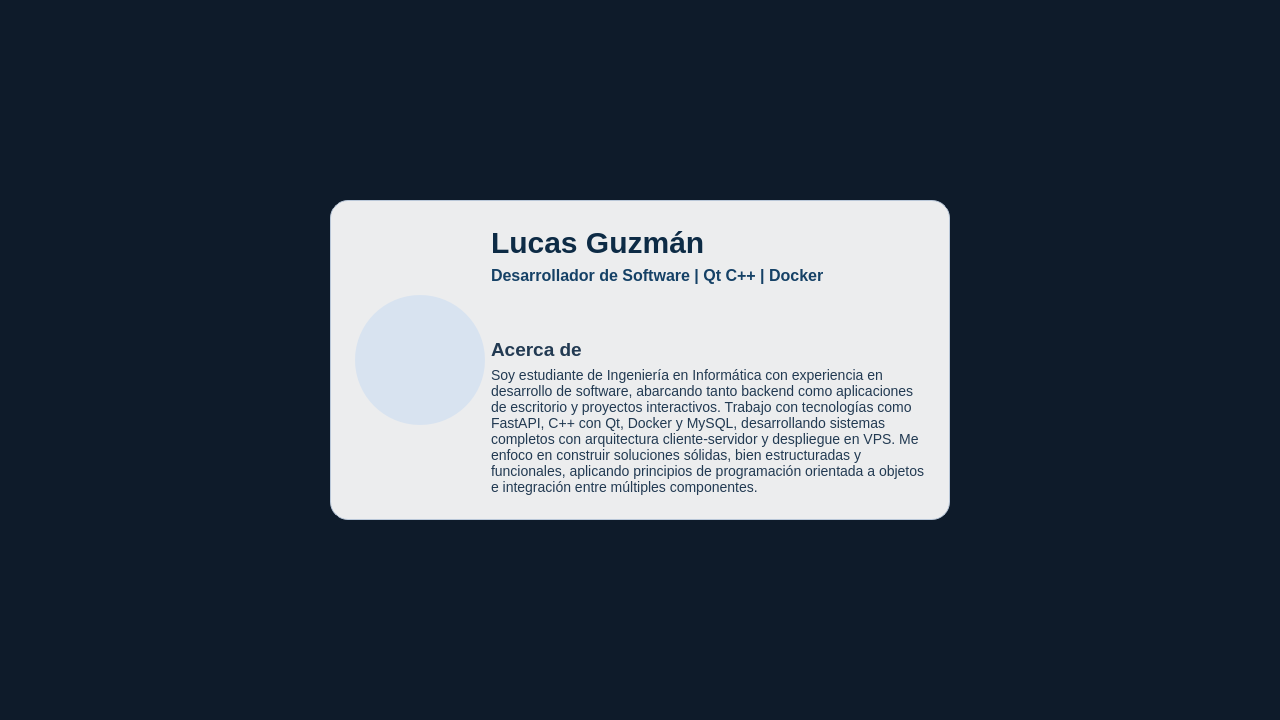
<?xml version="1.0" encoding="UTF-8"?>
<ui version="4.0">
 <class>Ventana</class>
 <widget class="QWidget" name="Ventana">
  <property name="geometry">
   <rect>
    <x>0</x>
    <y>0</y>
    <width>1280</width>
    <height>720</height>
   </rect>
  </property>
  <property name="windowTitle">
   <string>Ventana Principal</string>
  </property>
  <property name="styleSheet">
   <string notr="true">QWidget#Ventana {
    background: #0e1b2a;
}
QLabel#lblBackground {
    background: #0e1b2a;
}
QFrame#cardCV {
    background: rgba(255, 255, 255, 235);
    border-radius: 18px;
    border: 1px solid #b9c7d8;
}
QLabel#lblNombre {
    font-size: 30px;
    font-weight: 700;
    color: #0d2b45;
}
QLabel#lblCargo {
    font-size: 16px;
    color: #154166;
    font-weight: 600;
}
QLabel#lblResumen {
    font-size: 14px;
    color: #223a52;
}</string>
  </property>
  <layout class="QVBoxLayout" name="verticalLayout">
   <property name="leftMargin">
    <number>0</number>
   </property>
   <property name="topMargin">
    <number>0</number>
   </property>
   <property name="rightMargin">
    <number>0</number>
   </property>
   <property name="bottomMargin">
    <number>0</number>
   </property>
   <item>
    <widget class="QLabel" name="lblBackground">
     <property name="text">
      <string/>
     </property>
     <property name="scaledContents">
      <bool>false</bool>
     </property>
     <layout class="QVBoxLayout" name="overlayLayout">
      <property name="leftMargin">
       <number>40</number>
      </property>
      <property name="topMargin">
       <number>40</number>
      </property>
      <property name="rightMargin">
       <number>40</number>
      </property>
      <property name="bottomMargin">
       <number>40</number>
      </property>
      <item>
       <spacer name="verticalSpacerTop">
        <property name="orientation">
         <enum>Qt::Orientation::Vertical</enum>
        </property>
        <property name="sizeHint" stdset="0">
         <size>
          <width>20</width>
          <height>40</height>
         </size>
        </property>
       </spacer>
      </item>
      <item alignment="Qt::AlignmentFlag::AlignHCenter">
       <widget class="QFrame" name="cardCV">
        <property name="sizePolicy">
         <sizepolicy hsizetype="Preferred" vsizetype="MinimumExpanding">
          <horstretch>0</horstretch>
          <verstretch>0</verstretch>
         </sizepolicy>
        </property>
        <property name="minimumSize">
         <size>
          <width>620</width>
          <height>320</height>
         </size>
        </property>
        <property name="maximumSize">
         <size>
          <width>620</width>
          <height>2000</height>
         </size>
        </property>
        <layout class="QHBoxLayout" name="horizontalLayout">
         <property name="leftMargin">
          <number>24</number>
         </property>
         <property name="topMargin">
          <number>24</number>
         </property>
         <property name="rightMargin">
          <number>24</number>
         </property>
         <property name="bottomMargin">
          <number>24</number>
         </property>
         <item>
          <widget class="QLabel" name="lblFoto">
           <property name="minimumSize">
            <size>
             <width>130</width>
             <height>130</height>
            </size>
           </property>
           <property name="maximumSize">
            <size>
             <width>130</width>
             <height>130</height>
            </size>
           </property>
           <property name="styleSheet">
            <string notr="true">background: #d8e3f0; border-radius: 65px;</string>
           </property>
           <property name="text">
            <string/>
           </property>
           <property name="pixmap">
            <pixmap resource="resources.qrc">:/img/EGRESADOSICO2023(152).jpg</pixmap>
           </property>
           <property name="scaledContents">
            <bool>true</bool>
           </property>
           <property name="alignment">
            <set>Qt::AlignmentFlag::AlignCenter</set>
           </property>
           <property name="wordWrap">
            <bool>false</bool>
           </property>
          </widget>
         </item>
         <item>
          <layout class="QVBoxLayout" name="verticalLayoutCard">
           <item>
            <widget class="QLabel" name="lblNombre">
             <property name="text">
              <string>Lucas Guzmán</string>
             </property>
            </widget>
           </item>
           <item>
            <widget class="QLabel" name="lblCargo">
             <property name="text">
              <string>Desarrollador de Software | Qt C++ | Docker</string>
             </property>
            </widget>
           </item>
           <item>
            <spacer name="verticalSpacer">
             <property name="orientation">
              <enum>Qt::Orientation::Vertical</enum>
             </property>
             <property name="sizeHint" stdset="0">
              <size>
               <width>20</width>
               <height>40</height>
              </size>
             </property>
            </spacer>
           </item>
           <item>
            <widget class="QLabel" name="label_2">
             <property name="palette">
              <palette>
               <active>
                <colorrole role="WindowText">
                 <brush brushstyle="SolidPattern">
                  <color alpha="255">
                   <red>34</red>
                   <green>58</green>
                   <blue>82</blue>
                  </color>
                 </brush>
                </colorrole>
                <colorrole role="Text">
                 <brush brushstyle="SolidPattern">
                  <color alpha="255">
                   <red>34</red>
                   <green>58</green>
                   <blue>82</blue>
                  </color>
                 </brush>
                </colorrole>
                <colorrole role="ButtonText">
                 <brush brushstyle="SolidPattern">
                  <color alpha="255">
                   <red>34</red>
                   <green>58</green>
                   <blue>82</blue>
                  </color>
                 </brush>
                </colorrole>
                <colorrole role="PlaceholderText">
                 <brush brushstyle="SolidPattern">
                  <color alpha="128">
                   <red>34</red>
                   <green>58</green>
                   <blue>82</blue>
                  </color>
                 </brush>
                </colorrole>
               </active>
               <inactive>
                <colorrole role="WindowText">
                 <brush brushstyle="SolidPattern">
                  <color alpha="255">
                   <red>34</red>
                   <green>58</green>
                   <blue>82</blue>
                  </color>
                 </brush>
                </colorrole>
                <colorrole role="Text">
                 <brush brushstyle="SolidPattern">
                  <color alpha="255">
                   <red>34</red>
                   <green>58</green>
                   <blue>82</blue>
                  </color>
                 </brush>
                </colorrole>
                <colorrole role="ButtonText">
                 <brush brushstyle="SolidPattern">
                  <color alpha="255">
                   <red>34</red>
                   <green>58</green>
                   <blue>82</blue>
                  </color>
                 </brush>
                </colorrole>
                <colorrole role="PlaceholderText">
                 <brush brushstyle="SolidPattern">
                  <color alpha="128">
                   <red>34</red>
                   <green>58</green>
                   <blue>82</blue>
                  </color>
                 </brush>
                </colorrole>
               </inactive>
               <disabled>
                <colorrole role="WindowText">
                 <brush brushstyle="SolidPattern">
                  <color alpha="255">
                   <red>34</red>
                   <green>58</green>
                   <blue>82</blue>
                  </color>
                 </brush>
                </colorrole>
                <colorrole role="Text">
                 <brush brushstyle="SolidPattern">
                  <color alpha="255">
                   <red>34</red>
                   <green>58</green>
                   <blue>82</blue>
                  </color>
                 </brush>
                </colorrole>
                <colorrole role="ButtonText">
                 <brush brushstyle="SolidPattern">
                  <color alpha="255">
                   <red>34</red>
                   <green>58</green>
                   <blue>82</blue>
                  </color>
                 </brush>
                </colorrole>
                <colorrole role="PlaceholderText">
                 <brush brushstyle="SolidPattern">
                  <color alpha="128">
                   <red>34</red>
                   <green>58</green>
                   <blue>82</blue>
                  </color>
                 </brush>
                </colorrole>
               </disabled>
              </palette>
             </property>
             <property name="font">
              <font>
               <pointsize>14</pointsize>
               <bold>true</bold>
              </font>
             </property>
             <property name="text">
              <string>Acerca de</string>
             </property>
            </widget>
           </item>
           <item>
            <widget class="QLabel" name="lblResumen">
             <property name="text">
              <string>&lt;html&gt;&lt;head/&gt;&lt;body&gt;&lt;p&gt;Soy estudiante de Ingeniería en Informática con experiencia en desarrollo de software, abarcando tanto backend como aplicaciones de escritorio y proyectos interactivos. Trabajo con tecnologías como FastAPI, C++ con Qt, Docker y MySQL, desarrollando sistemas completos con arquitectura cliente-servidor y despliegue en VPS. Me enfoco en construir soluciones sólidas, bien estructuradas y funcionales, aplicando principios de programación orientada a objetos e integración entre múltiples componentes.&lt;/p&gt;&lt;/body&gt;&lt;/html&gt;</string>
             </property>
             <property name="wordWrap">
              <bool>true</bool>
             </property>
            </widget>
           </item>
          </layout>
         </item>
        </layout>
       </widget>
      </item>
      <item>
       <spacer name="verticalSpacerBottom">
        <property name="orientation">
         <enum>Qt::Orientation::Vertical</enum>
        </property>
        <property name="sizeHint" stdset="0">
         <size>
          <width>20</width>
          <height>40</height>
         </size>
        </property>
       </spacer>
      </item>
     </layout>
    </widget>
   </item>
  </layout>
 </widget>
 <resources>
  <include location="resources.qrc"/>
 </resources>
 <connections/>
</ui>
